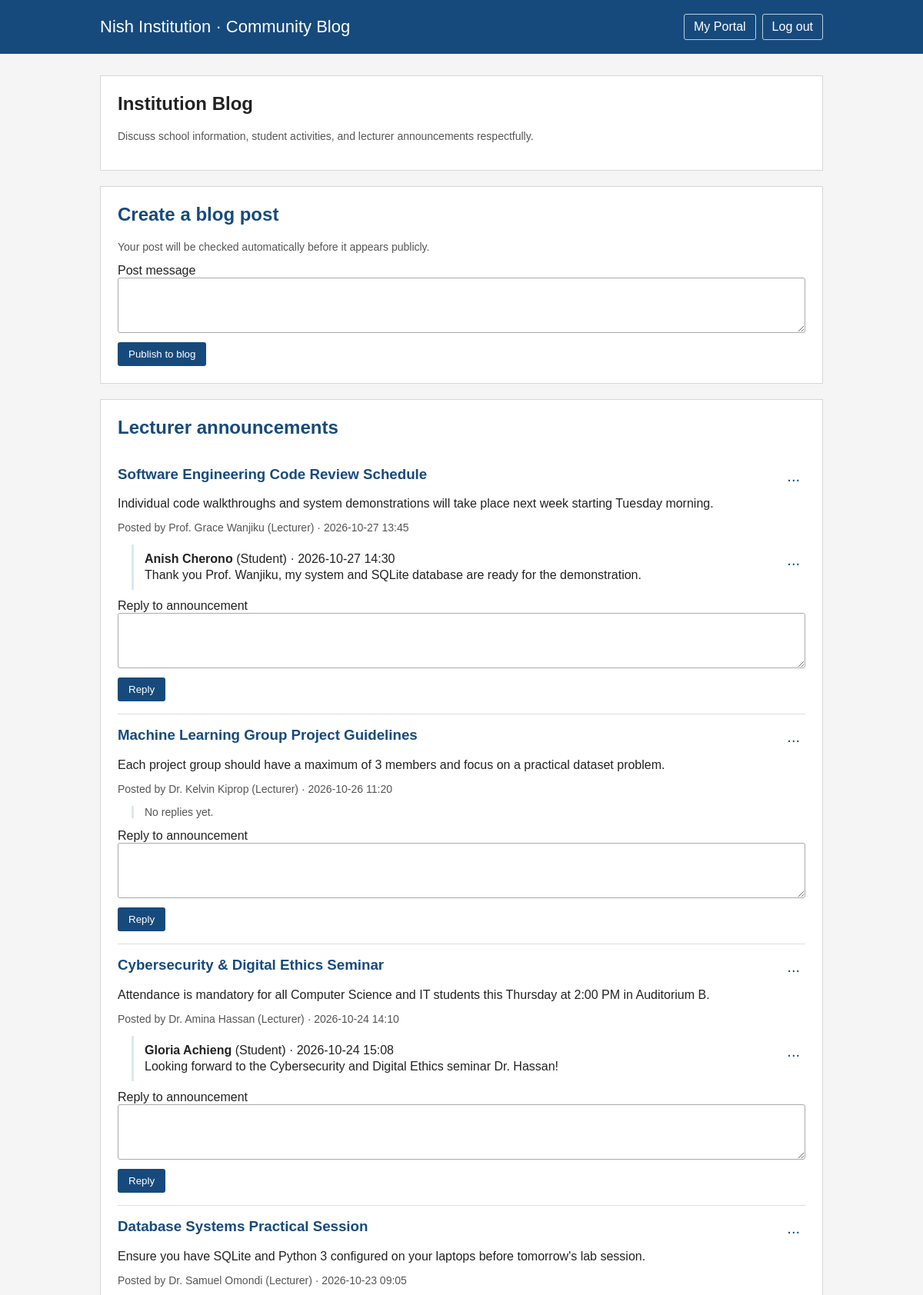
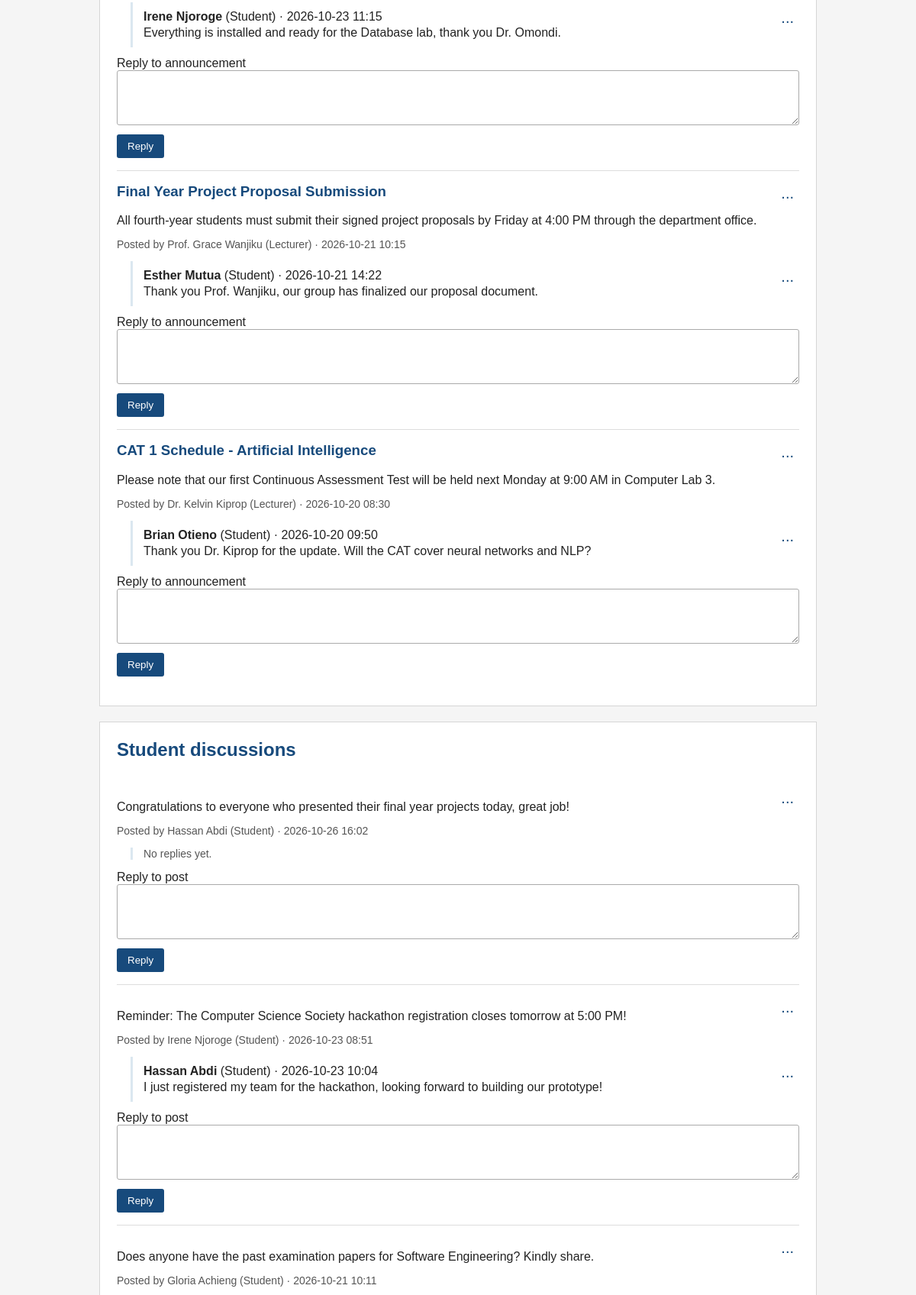
Screenshot of /blog (signed in, upper part) with the database file from the repository (2 pictures, top to bottom).
### tables this page shows
CREATE TABLE Announcements (
                announcement_id INTEGER PRIMARY KEY AUTOINCREMENT,
                teacher_id INT NOT NULL,
                title VARCHAR(150) NOT NULL,
                content TEXT NOT NULL,
                detection_result VARCHAR(100) NOT NULL,
                confidence DECIMAL(6, 5) NOT NULL DEFAULT 0,
                status VARCHAR(30) NOT NULL DEFAULT 'published',
                date_created TIMESTAMP DEFAULT CURRENT_TIMESTAMP,
                FOREIGN KEY (teacher_id) REFERENCES Users(user_id) ON DELETE CASCADE
            );

CREATE TABLE Users (
                user_id INTEGER PRIMARY KEY AUTOINCREMENT,
                full_name VARCHAR(200) NOT NULL,
                institution_id VARCHAR(100) NULL,
                email VARCHAR(255) NOT NULL UNIQUE,
                username VARCHAR(255) NOT NULL UNIQUE,
                password VARCHAR(255) NOT NULL,
                role VARCHAR(50) NOT NULL,
                status VARCHAR(30) NOT NULL DEFAULT 'active',
                date_created TIMESTAMP DEFAULT CURRENT_TIMESTAMP
            );

CREATE TABLE DiscussionReplies (
                reply_id INTEGER PRIMARY KEY AUTOINCREMENT,
                message_id INT NULL,
                announcement_id INT NULL,
                author_id INT NOT NULL,
                reply_text TEXT NOT NULL,
                detection_result VARCHAR(100) NOT NULL,
                confidence DECIMAL(6, 5) NOT NULL DEFAULT 0,
                status VARCHAR(30) NOT NULL DEFAULT 'checked',
                date_created TIMESTAMP DEFAULT CURRENT_TIMESTAMP,
                FOREIGN KEY (message_id) REFERENCES Messages(message_id) ON DELETE CASCADE,
                FOREIGN KEY (announcement_id) REFERENCES Announcements(announcement_id) ON DELETE CASCADE,
                FOREIGN KEY (author_id) REFERENCES Users(user_id) ON DELETE CASCADE
            );

CREATE TABLE Messages (
                message_id INTEGER PRIMARY KEY AUTOINCREMENT,
                sender_id INT NOT NULL,
                recipient_id INT NULL,
                message_text TEXT NOT NULL,
                detection_result VARCHAR(100) NOT NULL,
                confidence DECIMAL(6, 5) NOT NULL DEFAULT 0,
                status VARCHAR(30) NOT NULL DEFAULT 'checked',
                date_sent TIMESTAMP DEFAULT CURRENT_TIMESTAMP,
                FOREIGN KEY (sender_id) REFERENCES Users(user_id) ON DELETE CASCADE,
                FOREIGN KEY (recipient_id) REFERENCES Users(user_id) ON DELETE SET NULL
            );

### routes/discussion.py (the view)
@discussion_bp.route("/blog")
def blog():
    user_id, role = _current_user()
    if user_id is None:
        return _login_redirect()
    with database_cursor() as (_, cursor):
        cursor.execute(
            """
            SELECT m.message_id, u.full_name, u.role, m.message_text,
                   strftime('%Y-%m-%d %H:%M', m.date_sent) AS posted_at,
                   m.sender_id
            FROM Messages m
            JOIN Users u ON m.sender_id = u.user_id
            WHERE m.recipient_id IS NULL
              AND m.status = 'checked'
            ORDER BY m.message_id DESC
            LIMIT 50
            """
        )
        posts = cursor.fetchall()
        cursor.execute(
            """
            SELECT a.announcement_id, u.full_name, a.title, a.content,
                   strftime('%Y-%m-%d %H:%M', a.date_created) AS posted_at,
                   a.teacher_id
            FROM Announcements a
            JOIN Users u ON a.teacher_id = u.user_id
            WHERE a.status = 'published'
            ORDER BY a.announcement_id DESC
            LIMIT 50
            """
        )
        announcements = cursor.fetchall()
        cursor.execute(
            """
            SELECT r.reply_id, r.message_id, r.announcement_id,
                   u.full_name, u.role, r.reply_text,
                   strftime('%Y-%m-%d %H:%M', r.date_created) AS posted_at,
                   r.author_id
            FROM DiscussionReplies r
            JOIN Users u ON r.author_id = u.user_id
            WHERE r.status = 'checked'
            ORDER BY r.reply_id ASC
            LIMIT 500
            """
        )
        replies = cursor.fetchall()
    return render_template(
        "blog.html",
        viewer_role=role,
        posts=posts,
        announcements=announcements,
        replies=replies,
    )

### extensions.py (called while the page is built)
def configure_app(app):
    app.secret_key = os.getenv("FLASK_SECRET_KEY", "nish-institution-secret-key")
    @app.context_processor
    def csrf_context():
        return {"csrf_token": lambda: ""}

def get_connection():
    conn = sqlite3.connect(
        DB_PATH,
        check_same_thread=False,
        detect_types=sqlite3.PARSE_DECLTYPES | sqlite3.PARSE_COLNAMES,
    )
    conn.execute("PRAGMA foreign_keys = ON")
    return conn

@contextmanager
def database_cursor(commit=False):
    connection = get_connection()
    cursor = connection.cursor()
    try:
        yield connection, cursor
        if commit:
            connection.commit()
    except Exception:
        connection.rollback()
        raise
    finally:
        close_database(connection, cursor)

def close_database(connection, cursor):
    if cursor is not None:
        cursor.close()
    if connection is not None:
        connection.close()

### routes/discussion.py (called while the page is built)
def _current_user():
    if session.get("student_logged_in"):
        return session["student_user_id"], "Student"
    if session.get("teacher_logged_in"):
        return session["teacher_user_id"], "Lecturer"
    return None, None

### templates/blog.html (shortened to what this page needs)
<!DOCTYPE html>
<html lang="en">
<head>
</head>
<body>
    <header>
        <div class="header-content">
            <p class="title">Nish Institution · Community Blog</p>
            <nav aria-label="Blog navigation">
                {% if viewer_role == "Lecturer" %}
                    <a href="{{ url_for('teacher.teacher_dashboard') }}">Workspace</a>
                    <a href="{{ url_for('auth.lecturer_logout') }}">Log out</a>
                {% else %}
                    <a href="{{ url_for('student.student_dashboard') }}">My Portal</a>
                    <a href="{{ url_for('auth.student_logout') }}">Log out</a>
                {% endif %}
            </nav>
        </div>
    </header>
    <main>
        <section class="panel">
            <h1>Institution Blog</h1>
            <p class="help">Discuss school information, student activities, and lecturer announcements respectfully.</p>
        </section>
        {% if viewer_role == "Student" %}
        <section class="panel">
            <h2>Create a blog post</h2>
            <p class="help">Your post will be checked automatically before it appears publicly.</p>
            <form action="{{ url_for('student.student_post') }}" method="POST">
                <label for="blog-message">Post message</label>
                <textarea id="blog-message" name="message" maxlength="2000" required></textarea>
                <button type="submit">Publish to blog</button>
            </form>
        </section>
        {% endif %}
        <section class="panel">
            <h2>Lecturer announcements</h2>
            {% if announcements %}
                {% for announcement in announcements %}
                    <article class="entry">
                        <details class="post-actions">
                            <summary aria-label="Announcement actions">...</summary>
                        </details>
                        <h3>{{ announcement[2] }}</h3>
                        <p class="entry-content">{{ announcement[3] }}</p>
                        <p class="meta">Posted by {{ announcement[1] }} (Lecturer) · {{ announcement[4] }}</p>
                        <div class="reply-list">
                            {% for reply in replies if reply[2] == announcement[0] %}
                                <div class="reply">
                                    <details class="post-actions">
                                        <summary aria-label="Reply actions">...</summary>
                                    </details>
                                    <p><strong>{{ reply[3] }}</strong> ({{ reply[4] }}) · {{ reply[6] }}</p>
                                    <p>{{ reply[5] }}</p>
                                </div>
                            {% else %}
                                <p class="help">No replies yet.</p>
                            {% endfor %}
                        </div>
                        <form class="reply-form" action="{{ url_for('discussion.create_reply') }}" method="POST">
                            <label for="announcement-reply-{{ announcement[0] }}">Reply to announcement</label>
                            <textarea id="announcement-reply-{{ announcement[0] }}" name="message" maxlength="2000" required></textarea>
                            <button type="submit">Reply</button>
                        </form>
                    </article>
                {% endfor %}
            {% else %}
                <p class="empty">No lecturer announcements have been published yet.</p>
            {% endif %}
        </section>
        <section class="panel">
            <h2>Student discussions</h2>
            {% if posts %}
                {% for post in posts %}
                    <article class="entry">
                        <details class="post-actions">
                            <summary aria-label="Post actions">...</summary>
                        </details>
                        <p class="entry-content">{{ post[3] }}</p>
                        <p class="meta">Posted by {{ post[1] }} ({{ post[2] }}) · {{ post[4] }}</p>
                        <div class="reply-list">
                            {% for reply in replies if reply[1] == post[0] %}
                                <div class="reply">
                                    <details class="post-actions">
                                        <summary aria-label="Reply actions">...</summary>
                                    </details>
                                    <p><strong>{{ reply[3] }}</strong> ({{ reply[4] }}) · {{ reply[6] }}</p>
                                    <p>{{ reply[5] }}</p>
                                </div>
                            {% else %}
                                <p class="help">No replies yet.</p>
                            {% endfor %}
                        </div>
                        <form class="reply-form" action="{{ url_for('discussion.create_reply') }}" method="POST">
                            <label for="post-reply-{{ post[0] }}">Reply to post</label>
                            <textarea id="post-reply-{{ post[0] }}" name="message" maxlength="2000" required></textarea>
                            <button type="submit">Reply</button>
                        </form>
                    </article>
                {% endfor %}
            {% else %}
                <p class="empty">No student discussions have been started yet.</p>
            {% endif %}
        </section>
    </main>
</body>
</html>

### templates/blog.html (style rules this page uses)
* { box-sizing: border-box; }
body { margin: 0; font-family: Arial, sans-serif; color: #222; background: #f5f5f5; }
header { color: #fff; background: #174A7C; }
.header-content, main { width: min(940px, 92%); margin: 0 auto; }
.header-content { display: flex; align-items: center; justify-content: space-between; padding: 18px 0; }
.title { margin: 0; font-size: 22px; font-weight: normal; }
nav { display: flex; gap: 8px; }
nav a { padding: 7px 12px; color: #fff; text-decoration: none; border: 1px solid #b9d0e1; border-radius: 3px; }
main { padding: 28px 0 45px; }
.panel { padding: 22px; margin-bottom: 20px; background: #fff; border: 1px solid #d6d6d6; }
h1, h2, h3 { margin-top: 0; }
h2, h3 { color: #174A7C; }
.help, .meta { color: #555; font-size: 14px; }
.entry { padding: 16px 0; border-bottom: 1px solid #ddd; }
.entry:last-child { border-bottom: 0; }
.entry p { white-space: pre-wrap; overflow-wrap: anywhere; }
.entry-content { margin-bottom: 8px; }
.reply-list { margin: 12px 0 0 18px; padding-left: 14px; border-left: 3px solid #dbe7f0; }
.reply { padding: 7px 0; border-bottom: 1px solid #eee; }
.reply:last-child { border-bottom: 0; }
.reply p { margin: 3px 0; }
.reply-form { margin-top: 12px; }
.post-actions { float: right; position: relative; }
.post-actions summary { cursor: pointer; padding: 2px 7px; color: #174A7C; font-size: 20px; list-style: none; }
textarea { width: 100%; min-height: 72px; padding: 10px; font: inherit; border: 1px solid #aaa; border-radius: 3px; resize: vertical; }
button { margin-top: 8px; padding: 8px 14px; color: #fff; background: #174A7C; border: 0; border-radius: 3px; cursor: pointer; }

### rows the page displays
Announcements: title "Software Engineering Code Review Schedule", content "Individual code walkthroughs and system demonstrations will take place next week starting Tuesday morning.", full_name "Prof. Grace Wanjiku", date_created "2026-10-27 13:45"
DiscussionReplies: full_name "Anish Cherono", role "Student", date_created "2026-10-27 14:30", reply_text "Thank you Prof. Wanjiku, my system and SQLite database are ready for the demonstration."
Announcements: title "Machine Learning Group Project Guidelines", content "Each project group should have a maximum of 3 members and focus on a practical dataset problem.", full_name "Dr. Kelvin Kiprop", date_created "2026-10-26 11:20"
Announcements: title "Cybersecurity & Digital Ethics Seminar", content "Attendance is mandatory for all Computer Science and IT students this Thursday at 2:00 PM in Auditorium B.", full_name "Dr. Amina Hassan", date_created "2026-10-24 14:10"
DiscussionReplies: full_name "Gloria Achieng", role "Student", date_created "2026-10-24 15:08", reply_text "Looking forward to the Cybersecurity and Digital Ethics seminar Dr. Hassan!"
Announcements: title "Database Systems Practical Session", content "Ensure you have SQLite and Python 3 configured on your laptops before tomorrow's lab session.", full_name "Dr. Samuel Omondi", date_created "2026-10-23 09:05"
DiscussionReplies: full_name "Irene Njoroge", role "Student", date_created "2026-10-23 11:15", reply_text "Everything is installed and ready for the Database lab, thank you Dr. Omondi."
Announcements: title "Final Year Project Proposal Submission", content "All fourth-year students must submit their signed project proposals by Friday at 4:00 PM through the department office.", full_name "Prof. Grace Wanjiku", date_created "2026-10-21 10:15"
DiscussionReplies: full_name "Esther Mutua", role "Student", date_created "2026-10-21 14:22", reply_text "Thank you Prof. Wanjiku, our group has finalized our proposal document."
Announcements: title "CAT 1 Schedule - Artificial Intelligence", content "Please note that our first Continuous Assessment Test will be held next Monday at 9:00 AM in Computer Lab 3.", full_name "Dr. Kelvin Kiprop", date_created "2026-10-20 08:30"
DiscussionReplies: full_name "Brian Otieno", role "Student", date_created "2026-10-20 09:50", reply_text "Thank you Dr. Kiprop for the update. Will the CAT cover neural networks and NLP?"
Messages: message_text "Congratulations to everyone who presented their final year projects today, great job!", full_name "Hassan Abdi", role "Student", date_sent "2026-10-26 16:02"
Messages: message_text "Reminder: The Computer Science Society hackathon registration closes tomorrow at 5:00 PM!", full_name "Irene Njoroge", role "Student", date_sent "2026-10-23 08:51"
DiscussionReplies: full_name "Hassan Abdi", role "Student", date_created "2026-10-23 10:04", reply_text "I just registered my team for the hackathon, looking forward to building our prototype!"
Messages: message_text "Does anyone have the past examination papers for Software Engineering? Kindly share.", full_name "Gloria Achieng", role "Student", date_sent "2026-10-21 10:11"
